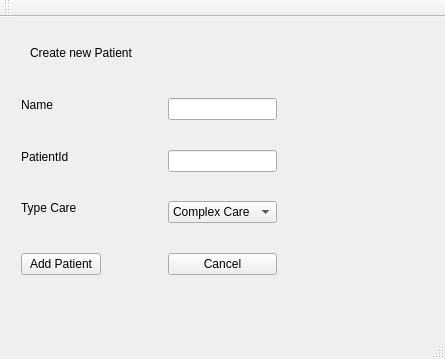
<?xml version="1.0" encoding="UTF-8"?>
<ui version="4.0">
 <class>MainWindow</class>
 <widget class="QMainWindow" name="MainWindow">
  <property name="geometry">
   <rect>
    <x>0</x>
    <y>0</y>
    <width>445</width>
    <height>359</height>
   </rect>
  </property>
  <property name="windowTitle">
   <string>MainWindow</string>
  </property>
  <widget class="QWidget" name="centralWidget">
   <widget class="QLabel" name="label">
    <property name="geometry">
     <rect>
      <x>30</x>
      <y>20</y>
      <width>151</width>
      <height>31</height>
     </rect>
    </property>
    <property name="text">
     <string>Create new Patient</string>
    </property>
   </widget>
   <widget class="QWidget" name="">
    <property name="geometry">
     <rect>
      <x>10</x>
      <y>70</y>
      <width>278</width>
      <height>199</height>
     </rect>
    </property>
    <layout class="QHBoxLayout" name="horizontalLayout">
     <item>
      <layout class="QVBoxLayout" name="verticalLayout_2">
       <item>
        <widget class="QLabel" name="label_3">
         <property name="text">
          <string>Name</string>
         </property>
        </widget>
       </item>
       <item>
        <spacer name="verticalSpacer_5">
         <property name="orientation">
          <enum>Qt::Vertical</enum>
         </property>
         <property name="sizeHint" stdset="0">
          <size>
           <width>17</width>
           <height>28</height>
          </size>
         </property>
        </spacer>
       </item>
       <item>
        <widget class="QLabel" name="label_2">
         <property name="text">
          <string>PatientId</string>
         </property>
        </widget>
       </item>
       <item>
        <spacer name="verticalSpacer_7">
         <property name="orientation">
          <enum>Qt::Vertical</enum>
         </property>
         <property name="sizeHint" stdset="0">
          <size>
           <width>17</width>
           <height>18</height>
          </size>
         </property>
        </spacer>
       </item>
       <item>
        <widget class="QLabel" name="label_4">
         <property name="text">
          <string>Type Care</string>
         </property>
        </widget>
       </item>
       <item>
        <spacer name="verticalSpacer_6">
         <property name="orientation">
          <enum>Qt::Vertical</enum>
         </property>
         <property name="sizeHint" stdset="0">
          <size>
           <width>17</width>
           <height>28</height>
          </size>
         </property>
        </spacer>
       </item>
       <item>
        <widget class="QPushButton" name="pushButton">
         <property name="text">
          <string>Add Patient</string>
         </property>
        </widget>
       </item>
      </layout>
     </item>
     <item>
      <spacer name="horizontalSpacer">
       <property name="orientation">
        <enum>Qt::Horizontal</enum>
       </property>
       <property name="sizeHint" stdset="0">
        <size>
         <width>40</width>
         <height>20</height>
        </size>
       </property>
      </spacer>
     </item>
     <item>
      <layout class="QVBoxLayout" name="verticalLayout">
       <item>
        <widget class="QLineEdit" name="lineEdit"/>
       </item>
       <item>
        <spacer name="verticalSpacer">
         <property name="orientation">
          <enum>Qt::Vertical</enum>
         </property>
         <property name="sizeHint" stdset="0">
          <size>
           <width>17</width>
           <height>17</height>
          </size>
         </property>
        </spacer>
       </item>
       <item>
        <widget class="QLineEdit" name="lineEdit_2"/>
       </item>
       <item>
        <spacer name="verticalSpacer_4">
         <property name="orientation">
          <enum>Qt::Vertical</enum>
         </property>
         <property name="sizeHint" stdset="0">
          <size>
           <width>17</width>
           <height>17</height>
          </size>
         </property>
        </spacer>
       </item>
       <item>
        <widget class="QComboBox" name="comboBox">
         <item>
          <property name="text">
           <string>Complex Care</string>
          </property>
         </item>
         <item>
          <property name="text">
           <string>Acute CAre</string>
          </property>
         </item>
        </widget>
       </item>
       <item>
        <spacer name="verticalSpacer_2">
         <property name="orientation">
          <enum>Qt::Vertical</enum>
         </property>
         <property name="sizeHint" stdset="0">
          <size>
           <width>17</width>
           <height>17</height>
          </size>
         </property>
        </spacer>
       </item>
       <item>
        <widget class="QPushButton" name="pushButton_2">
         <property name="text">
          <string>Cancel</string>
         </property>
        </widget>
       </item>
      </layout>
     </item>
    </layout>
   </widget>
  </widget>
  <widget class="QMenuBar" name="menuBar">
   <property name="geometry">
    <rect>
     <x>0</x>
     <y>0</y>
     <width>445</width>
     <height>25</height>
    </rect>
   </property>
  </widget>
  <widget class="QToolBar" name="mainToolBar">
   <attribute name="toolBarArea">
    <enum>TopToolBarArea</enum>
   </attribute>
   <attribute name="toolBarBreak">
    <bool>false</bool>
   </attribute>
  </widget>
  <widget class="QStatusBar" name="statusBar"/>
 </widget>
 <layoutdefault spacing="6" margin="11"/>
 <resources/>
 <connections/>
</ui>
